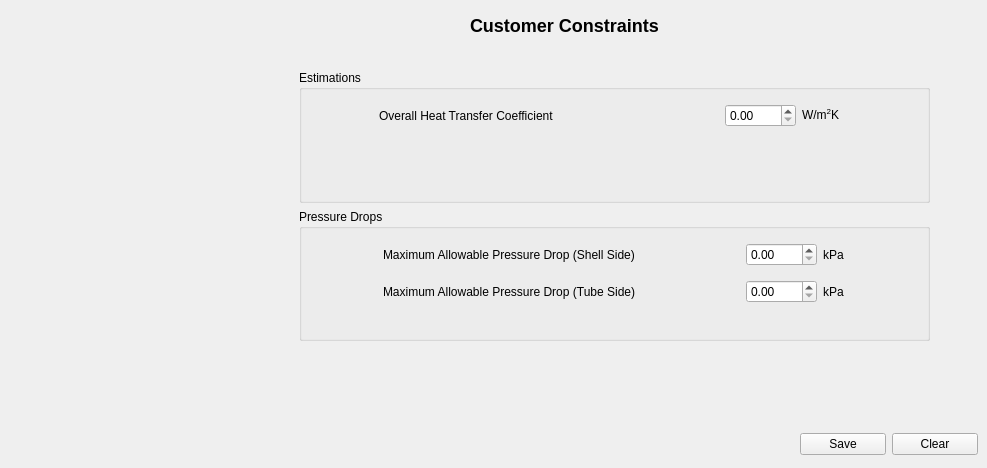
        <widget class="QWidget" name="tab_3">
         <attribute name="title">
          <string>Sizing Program: Customer Constraints</string>
         </attribute>
         <widget class="QLabel" name="label_54">
          <property name="geometry">
           <rect>
            <x>470</x>
            <y>10</y>
            <width>251</width>
            <height>31</height>
           </rect>
          </property>
          <property name="text">
           <string>&lt;h2&gt;Customer Constraints&lt;/h2&gt;</string>
          </property>
         </widget>
         <widget class="QWidget" name="layoutWidget">
          <property name="geometry">
           <rect>
            <x>299</x>
            <y>70</y>
            <width>631</width>
            <height>271</height>
           </rect>
          </property>
          <layout class="QVBoxLayout" name="verticalLayout_22">
           <item>
            <widget class="QGroupBox" name="groupBox_4">
             <property name="title">
              <string>Estimations</string>
             </property>
             <widget class="QWidget" name="layoutWidget">
              <property name="geometry">
               <rect>
                <x>80</x>
                <y>30</y>
                <width>461</width>
                <height>31</height>
               </rect>
              </property>
              <layout class="QHBoxLayout" name="horizontalLayout_47">
               <item>
                <widget class="QLabel" name="label_65">
                 <property name="text">
                  <string>Overall Heat Transfer Coefficient</string>
                 </property>
                </widget>
               </item>
               <item>
                <layout class="QHBoxLayout" name="horizontalLayout_46">
                 <item>
                  <spacer name="horizontalSpacer_8">
                   <property name="orientation">
                    <enum>Qt::Horizontal</enum>
                   </property>
                   <property name="sizeHint" stdset="0">
                    <size>
                     <width>40</width>
                     <height>20</height>
                    </size>
                   </property>
                  </spacer>
                 </item>
                 <item>
                  <widget class="QDoubleSpinBox" name="estimated_htc">
                   <property name="maximum">
                    <double>9999.000000000000000</double>
                   </property>
                  </widget>
                 </item>
                 <item>
                  <widget class="QLabel" name="label_66">
                   <property name="text">
                    <string>W/m&lt;sup&gt;2&lt;/sup&gt;K</string>
                   </property>
                  </widget>
                 </item>
                </layout>
               </item>
              </layout>
             </widget>
            </widget>
           </item>
           <item>
            <widget class="QGroupBox" name="groupBox_3">
             <property name="title">
              <string>Pressure Drops</string>
             </property>
             <widget class="QWidget" name="layoutWidget">
              <property name="geometry">
               <rect>
                <x>84</x>
                <y>30</y>
                <width>461</width>
                <height>68</height>
               </rect>
              </property>
              <layout class="QHBoxLayout" name="horizontalLayout_45">
               <item>
                <layout class="QVBoxLayout" name="verticalLayout_20">
                 <item>
                  <widget class="QLabel" name="label_57">
                   <property name="text">
                    <string>Maximum Allowable Pressure Drop (Shell Side)</string>
                   </property>
                  </widget>
                 </item>
                 <item>
                  <widget class="QLabel" name="label_62">
                   <property name="text">
                    <string>Maximum Allowable Pressure Drop (Tube Side)</string>
                   </property>
                  </widget>
                 </item>
                </layout>
               </item>
               <item>
                <spacer name="horizontalSpacer_7">
                 <property name="orientation">
                  <enum>Qt::Horizontal</enum>
                 </property>
                 <property name="sizeHint" stdset="0">
                  <size>
                   <width>40</width>
                   <height>20</height>
                  </size>
                 </property>
                </spacer>
               </item>
               <item>
                <layout class="QVBoxLayout" name="verticalLayout_21">
                 <item>
                  <layout class="QHBoxLayout" name="horizontalLayout_43">
                   <item>
                    <widget class="QDoubleSpinBox" name="max_allowable_pd_shell_side">
                     <property name="maximum">
                      <double>9999.000000000000000</double>
                     </property>
                    </widget>
                   </item>
                   <item>
                    <widget class="QLabel" name="label_63">
                     <property name="text">
                      <string>kPa</string>
                     </property>
                    </widget>
                   </item>
                  </layout>
                 </item>
                 <item>
                  <layout class="QHBoxLayout" name="horizontalLayout_44">
                   <item>
                    <widget class="QDoubleSpinBox" name="max_allowable_pd_tube_side">
                     <property name="maximum">
                      <double>9999.000000000000000</double>
                     </property>
                    </widget>
                   </item>
                   <item>
                    <widget class="QLabel" name="label_64">
                     <property name="text">
                      <string>kPa</string>
                     </property>
                    </widget>
                   </item>
                  </layout>
                 </item>
                </layout>
               </item>
              </layout>
             </widget>
            </widget>
           </item>
          </layout>
         </widget>
         <widget class="QWidget" name="layoutWidget">
          <property name="geometry">
           <rect>
            <x>800</x>
            <y>430</y>
            <width>178</width>
            <height>29</height>
           </rect>
          </property>
          <layout class="QHBoxLayout" name="horizontalLayout_48">
           <item>
            <widget class="QPushButton" name="pushButton_8">
             <property name="text">
              <string>Save</string>
             </property>
            </widget>
           </item>
           <item>
            <widget class="QPushButton" name="pushButton_9">
             <property name="text">
              <string>Clear</string>
             </property>
            </widget>
           </item>
          </layout>
         </widget>
        </widget>
